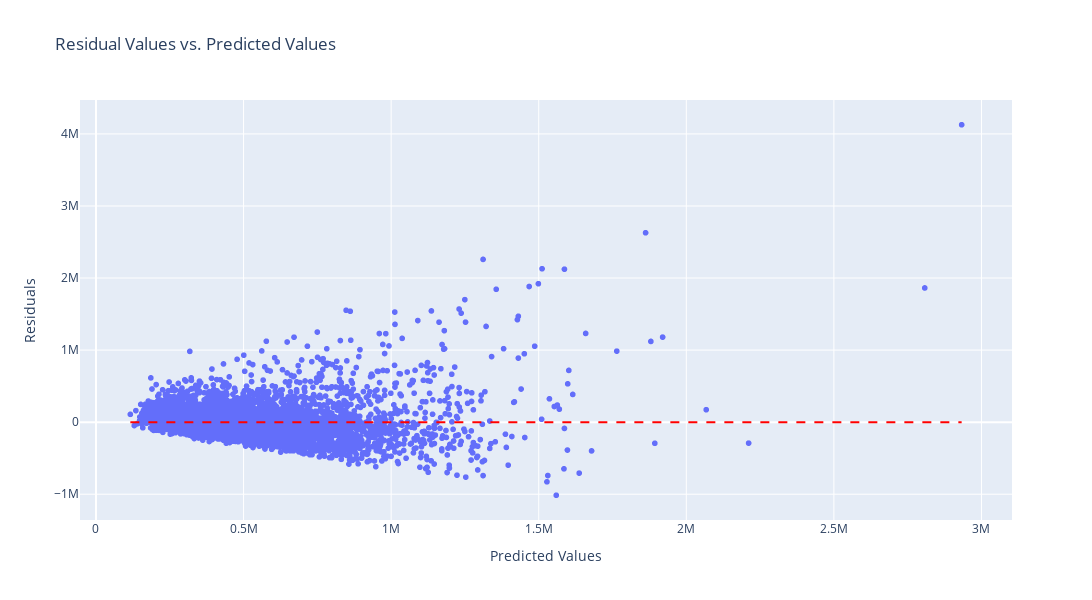

Source (notebook cell):
### Code cell
import plotly.express as px
import numpy as np

# Assuming you have y_test and y_pred_test as your true and predicted data
# Calculate residuals
residuals = np.array(y_test) - np.array(y_pred_test)

# Create the scatter plot
fig = px.scatter(x=y_pred_test, y=residuals, title='Residual Values vs. Predicted Values',
                 labels={'x': 'Predicted Values', 'y': 'Residuals'})

# Add a horizontal line at y=0 for reference
fig.add_shape(type='line', x0=min(y_pred_test), x1=max(y_pred_test), y0=0, y1=0,
              line=dict(color='red', dash='dash'))
fig.update_layout(width=1200,height=600)

fig.show()

### Figure 1 — Plotly figure (JSON) as saved in the notebook; plotly's stock layout.template omitted (floating-point values rounded to 4 significant figures; data arrays with more than 128 entries replaced by an {"elided": "..."} marker saying what was removed)
{"data": [{"hovertemplate": "Predicted Values=%{x}<br>Residuals=%{y}<extra></extra>", "legendgroup": "", "marker": {"color": "#636efa", "symbol": "circle"}, "mode": "markers", "name": "", "showlegend": false, "type": "scattergl", "x": {"elided": "5400 float values"}, "xaxis": "x", "y": {"elided": "5400 float values"}, "yaxis": "y"}], "layout": {"height": 600, "legend": {"tracegroupgap": 0}, "shapes": [{"line": {"color": "red", "dash": "dash"}, "type": "line", "x0": 116400.0, "x1": 2933000.0, "y0": 0, "y1": 0}], "title": {"text": "Residual Values vs. Predicted Values"}, "width": 1200, "xaxis": {"anchor": "y", "domain": [0, 1], "title": {"text": "Predicted Values"}}, "yaxis": {"anchor": "x", "domain": [0, 1], "title": {"text": "Residuals"}}}}
